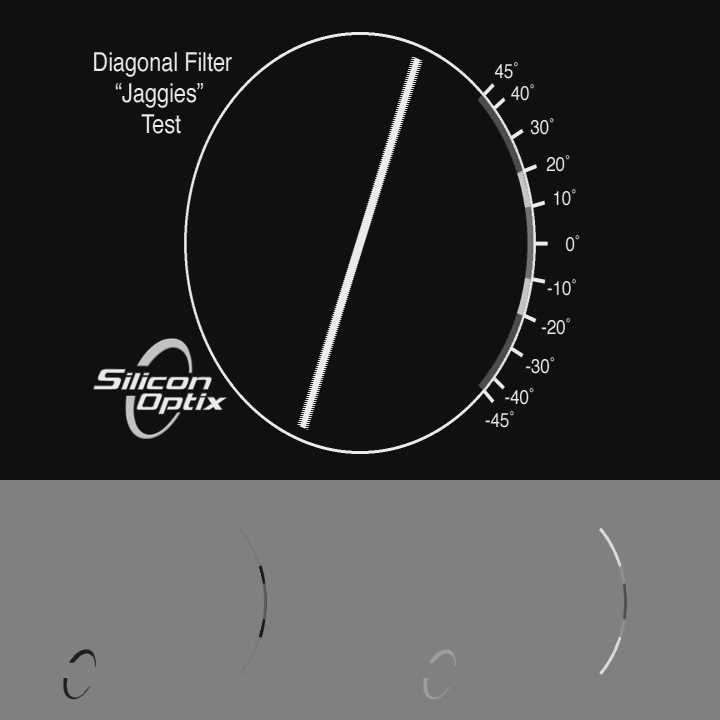
#> input picture data/elementary/Jaggies1/1001.pgm, 720 x 720 px, given in place of 2676.pgm, which was not available
$ python converter.py ../data/elementary/Jaggies1/1001.pgm
#> lines starting #> are read from the running program, lines starting #| are printed output that depends on the picture; pictures that were not available may be replaced by others from this repository, and a replacement may not be noted
import numpy as np
import matplotlib.pyplot as plt
from PIL import Image


file = "data/elementary/lci/2676.pgm"


def read_yuv_pgm(filename: str) -> np.ndarray:
    """
    Reads a YUV PGM file into a np array.
    """
#> called with filename = 'data/elementary/lci/2676.pgm'
    return np.array(Image.open(filename)).astype(np.float16)

def yuv_to_rgb(img: np.ndarray) -> np.ndarray:
    """
    Converts a YUV image to RGB.
    """
    height, width = img.shape
#> height = 720; width = 720

    y_height = height * 2 // 3
#> y_height = 480
    uv_width = width // 2
#> uv_width = 360

    y = img[:y_height, :width]
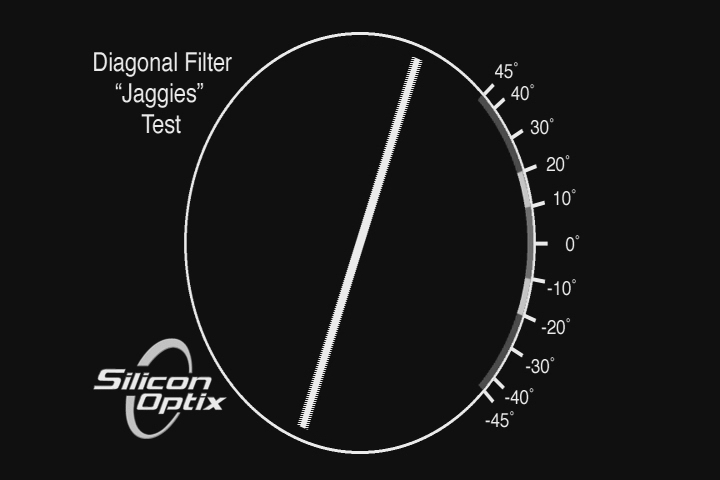
#> y: shape (480, 720) float16; min 13, max 238, mean 24.3

    v = img[y_height:, :uv_width] - 128
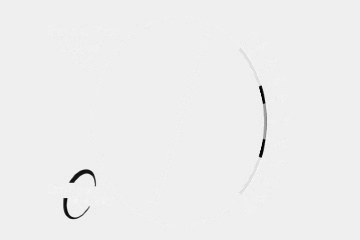
#> v: shape (240, 360) float16; min -106, max 7, mean -0.423; drawn with min black and max white
    u = img[y_height:, uv_width:] - 128
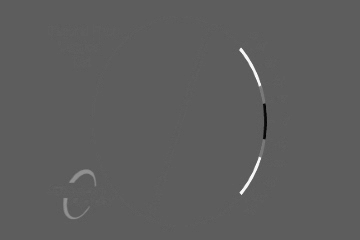
#> u: shape (240, 360) float16; min -55, max 95, mean 0.3; drawn with min black and max white

    u = u.repeat(2, axis=0).repeat(2, axis=1)
#> u: shape (480, 720) float16
    v = v.repeat(2, axis=0).repeat(2, axis=1)
#> v: shape (480, 720) float16

    r = y + 1.402 * v
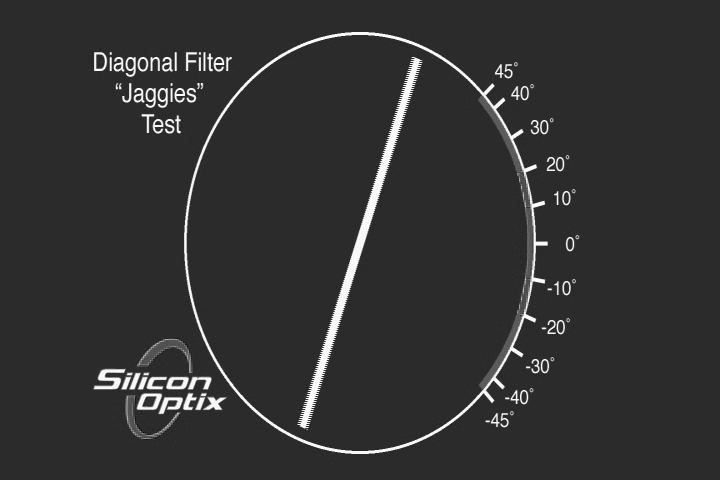
#> r: shape (480, 720) float16; min -30.5, max 240.6, mean 23.7; drawn with min black and max white
    g = y - 0.344136 * u - 0.714136 * v
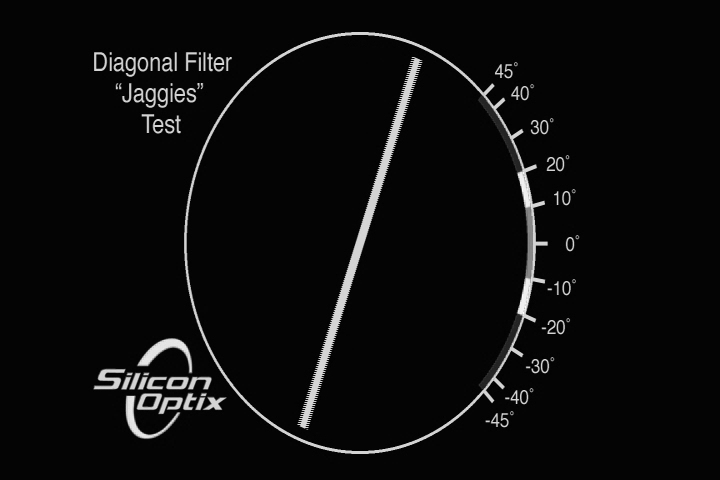
#> g: shape (480, 720) float16; min 11.23, max 280, mean 24.5; drawn with min black and max white
    b = y + 1.772 * u
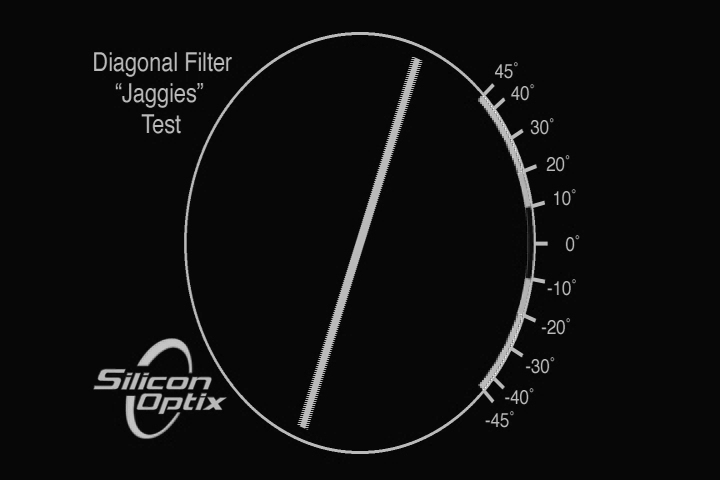
#> b: shape (480, 720) float16; min 6.5, max 319, mean 24.9; drawn with min black and max white

    return np.clip(np.stack((r, g, b), axis=-1), 0, 255).astype(np.uint8)
#> returned value: shape (480, 720, 3)

def write_ppm(filename, img):
    """
    Writes a PPM file from np array image
    """
    with open(filename, "wb") as f:
        f.write(b"P6\n")
        f.write(b"%d %d\n" % (img.shape[1], img.shape[0]))
        f.write(b"255\n")
        f.write(img.tobytes())

def rgb_from_yuv(filename, output_type="ppm"):
    """
    Converts a YUV PGM file to RGB PPM.
    """
    img = read_yuv_pgm(filename)
    img = yuv_to_rgb(img)

    if output_type == "ppm":
        write_ppm(filename[:-3] + "ppm", img)

    elif output_type == "display":
        plt.imshow(img)
        plt.show()

    else:
#> (the run stopped early here; a loop or call above may not have finished)
